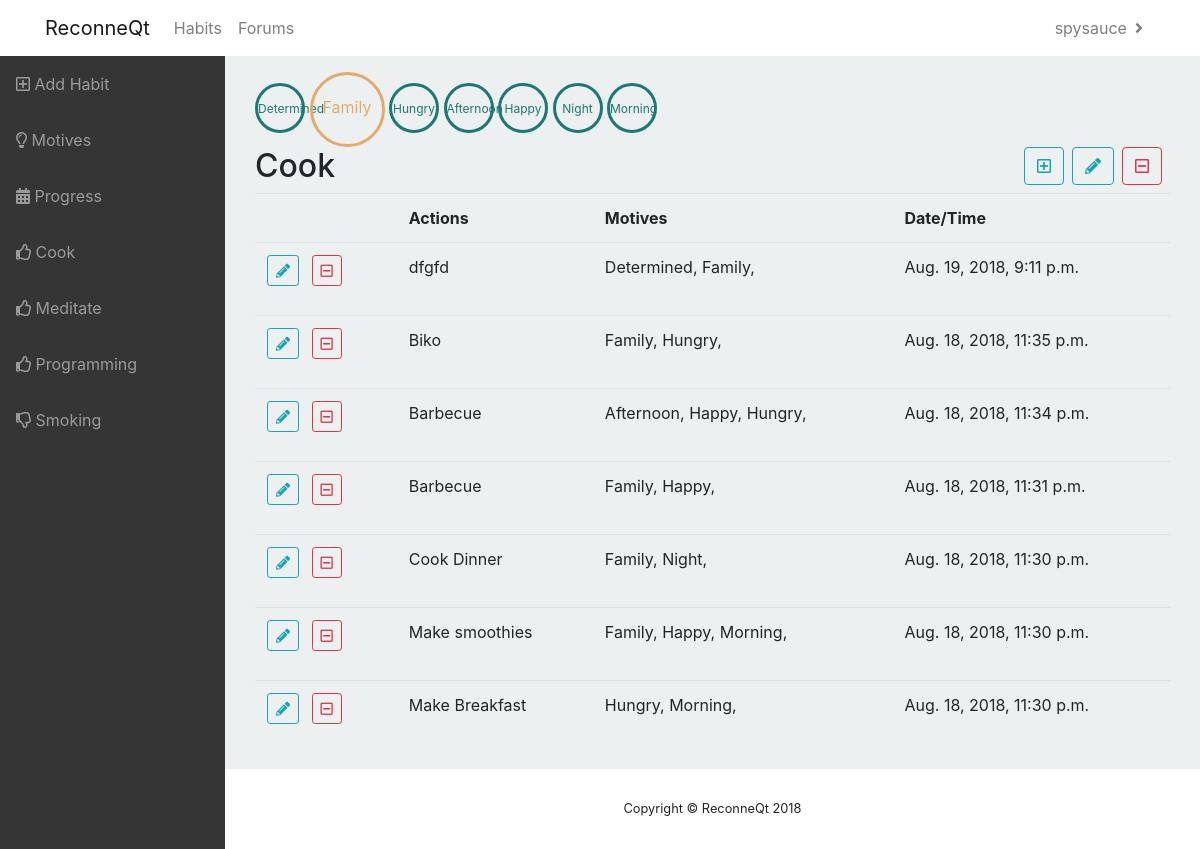
The page /reconneqt/habits/2/ (signed in) on the database its author committed.
### habits/models.py (models this page shows)
class Habit(models.Model):
    habit_name = models.CharField(max_length=30)
    good_habit = models.BooleanField(default=False)
    user = models.ForeignKey(User, on_delete=models.CASCADE)
    def __str__(self):
        return self.habit_name
    class Meta:
        ordering = ('habit_name',)

class Motive(models.Model):
    motive_name = models.CharField(max_length=100)
    user = models.ForeignKey(User, on_delete=models.CASCADE)
    def __str__(self):
        return self.motive_name
    class Meta:
        ordering = ('motive_name',)

class Action(models.Model):
    action_name = models.CharField(max_length=100)
    habit_action = models.ForeignKey('Habit', on_delete=models.CASCADE)
    motives = models.ManyToManyField('Motive')
    action_time = models.DateTimeField(auto_now_add=True)
    user = models.ForeignKey(User, on_delete=models.CASCADE)
    def __str__(self):
        return self.action_name

### habits/views/habits.py (the view)
# urls.py: path('habits/<int:habit_id>/', views.habit_detail, name='habit_detail'),
@login_required
def habit_detail(request, habit_id):
    try:
        user_id = int(request.user.id)
        habit_list = Habit.objects.filter(user_id=user_id)
        habit = Habit.objects.get(pk=habit_id)
        action_list = Action.objects.filter(user_id=user_id).filter(habit_action=habit_id).order_by('-action_time')
        occurence = {}
        num_motives = 0
        for a in action_list:
            for m in a.motives.all():
                num_motives += 1
                if m in occurence:
                    occurence[m] += 1
                else:
                    occurence[m] = 1
        context = {
            'habit_id': habit_id,
            'habit': habit,
            'habit_list': habit_list,
            'action_list': action_list,
            'num_motives': num_motives,
            'occurence': occurence
        }
    except Habit.DoesNotExist:
        raise Http404("Habit does not exist")
    return render(request, 'habits/habit_detail.html', context)

### habits/templatetags/habit_filters.py (called while the page is built)
@register.filter(name='get_occurence')
def get_occurence(value, total):
    percentage = (value / total) * 100
    if percentage <= 25:
        return "sm"
    elif percentage > 65:
        return "lg"
    else:
        return "md"

### habits/templates/habits/habit_detail.html
{% extends "habits/base_habits.html" %}
{% load habit_filters %}
{% block dynamic_menu %}
  {% for habit in habit_list %}
  <li class="nav-item">
    {% if habit.good_habit %}
    <a href="{% url 'habit_detail' habit.id %}" class="nav-link">
      <i class="far fa-thumbs-up"></i>
      <span>{{ habit.habit_name }}</span>
    </a>
    {% else %}
    <a href="{% url 'habit_detail' habit.id %}" class="nav-link">
      <i class="far fa-thumbs-down"></i>
      <span>{{ habit.habit_name }}</span>
    </a>
    {% endif %}
  </li>
  {% endfor %}
{% endblock %}
{% block main %}
<div id="occurences" class="container-fluid">
  {% for key, value in occurence.items %}
  <div class="{{ value|get_occurence:num_motives }}-circle">{{ key }}</div>
  {% endfor %}
</div>
<div id="habit-details" class="container-fluid">
  <span data-toggle="modal">
    <a data-form="{% url 'habit_delete' habit.pk %}" href="#" class="btn btn-outline-danger mr-2" style="float:right" role="button" data-toggle="tooltip" data-target="#modal" data-placement="bottom" id="delete-habit-button" title="Delete {{ habit }}">
      <i class="far fa-minus-square"></i>
    </a>
  </span>
  <span data-toggle="modal">
    <a id="edit-habit-button" data-form="{% url 'habit_edit' habit_id=habit_id %}" href="#" class="btn btn-outline-info mr-2" style="float:right" role="button" data-toggle="tooltip" data-target="#modal" data-placement="bottom" title="Edit {{ habit }}">
      <i class="fas fa-pencil-alt"></i>
    </a>
  </span>
  <span data-toggle="modal">
    <a id="new-action-button" data-form="{% url 'action_new' habit_id=habit_id %}" href="#" class="btn btn-outline-info mr-2" style="float:right" role="button" data-toggle="tooltip" data-target="#modal" data-placement="bottom" title="Add an action">
      <i class="far fa-plus-square"></i>
    </a>
  </span>
  <h2>{{ habit }}</h2>
  <table class="table">
    <tr>
      <th></th>
      <th>Actions</th>
      <th>Motives</th>
      <th>Date/Time</th>
    </tr>
    {% for action in action_list %}
    <tr>
      <td>
        <span data-toggle="modal">
          <a data-form="{% url 'action_edit' habit_id=habit.id pk=action.pk %}" href="#" class="edit-action-button btn btn-outline-info mr-2 btn-sm" role="button" data-toggle="tooltip" data-target="#modal" data-placement="bottom" title="Edit {{ action }}">
            <i class="fas fa-pencil-alt"></i>
          </a>
        </span>
        <a href="{% url 'action_delete' pk=action.pk %}" class="btn btn-outline-danger mr-2 btn-sm" role="button" data-toggle="tooltip" data-placement="bottom" title="Delete {{ action }}">
          <i class="far fa-minus-square"></i>
        </a>
      </td>
      <td>
        {{ action }}<br/><br/>
      </td>
      <td>
        {% for t in action.motives.all %}
        {{ t }},
        {% endfor %}
      </td>
      <td>{{ action.action_time }}</td>
    </tr>
    {% endfor %}
  </table>
  {% endblock %}

### habits/templates/habits/base_template.html (shortened to what this page needs)
{% load static %}
<!doctype html>
<html lang="en">
  <head>
    <link rel="stylesheet" href="https://maxcdn.bootstrapcdn.com/bootstrap/4.0.0/css/bootstrap.min.css"
>
    <link rel="stylesheet" href="https://use.fontawesome.com/releases/v5.2.0/css/all.css">
    <link href="{% static 'habits/css/landing-page.css' %}" rel="stylesheet">
    <link href="{% static 'habits/css/bootstrap-datepicker3.min.css' %}" rel="stylesheet">
    {% block css %}{% endblock %}
  </head>
  <body>
    <nav class="navbar navbar-expand-md navbar-light static-top">
      <div class="container">
        <a class="navbar-brand" href="{% url 'index' %}">ReconneQt</a>
        <div class="collapse navbar-collapse" id="navbarsExampleDefault">
          <ul class="navbar-nav mr-auto">
            {% if not user.is_anonymous %}
            <li class="nav-item">
              <a class="nav-link" href="{% url 'progress' %}">Habits</a>
            </li>
            {% endif %}
            <li class="nav-item">
              <a class="nav-link" href="{% url 'forum' %}">Forums</a>
            </li>
          </ul>
          <ul class="navbar-nav">
            {% if not user.is_anonymous %}
            <li class="nav-item dropdown">
                <a class="nav-link dropdown-toggle float-right" href="http://example.com" id="userdropdown"
                data-toggle="dropdown" aria-haspopup="true" aria-expanded="false">{{ user.get_username }}</a>
            </li>
            {% else %}
            <li class="nav-item">
              <a class="nav-link" href="{% url 'login' %}?next={{request.path}}">Login</a>
            </li>
            {% endif %}
          </ul>
        </div>
      </div>
    </nav>
    {% block content %}{% endblock %}
  </body>
</html>

### habits/static/habits/css/sb-admin.css (style rules this page uses)
html { position: relative; min-height: 100%; }
body { height: 100%; }
.navbar-nav .nav-item.dropdown .dropdown-toggle::after { width: 1rem; text-align: center; float: right; vertical-align: 0; border: 0; font-weight: 900; content: '\f105'; font-family: 'Font Awesome 5 Free'; }
.sidebar .nav-item:last-child { margin-bottom: 1rem; }
.sidebar .nav-item .nav-link { text-align: center; padding: 0.75rem 1rem; width: 90px; }
.sidebar .nav-item .nav-link span { font-size: 0.65rem; display: block; }
.sidebar .nav-item .nav-link { color: rgba(255, 255, 255, 0.5); }
@media (min-width: 768px) { .sidebar .nav-item .nav-link { display: block; width: 100%; text-align: left; padding: 1rem; width: 225px; } }
@media (min-width: 768px) { .sidebar .nav-item .nav-link span { font-size: 1rem; display: inline; } }
:root { --input-padding-x: 0.75rem; --input-padding-y: 0.75rem; }

### habits/static/habits/css/starter-template.css (style rules this page uses)
body { overflow-x: hidden; background: #fff; }
.sm-circle { width:50px; height:50px; border-radius:50px; font-size:12px; color:#1D7874; line-height:45px; text-align:center; border:3px solid #1D7874; display:inline-block; }
.md-circle { width:75px; height:75px; border-radius:45px; font-size:1rem; color:#E6AA68; line-height:65px; text-align:center; border:3px solid #E6AA68; display:inline-block; }

### rows shown on the page
Habit: habit_name "Cook"
Habit: habit_name "Meditate"
Habit: habit_name "Programming"
Habit: habit_name "Smoking"
Motive: motive_name "Determined"
Motive: motive_name "Family"
Motive: motive_name "Hungry"
Motive: motive_name "Afternoon"
Motive: motive_name "Happy"
Motive: motive_name "Night"
Motive: motive_name "Morning"
Action: action_name "dfgfd", action_time "Aug. 19, 2018, 9:11 p.m."
Action: action_name "Biko", action_time "Aug. 18, 2018, 11:35 p.m."
Action: action_name "Barbecue", action_time "Aug. 18, 2018, 11:34 p.m."
Action: action_name "Barbecue", action_time "Aug. 18, 2018, 11:31 p.m."
Action: action_name "Cook Dinner", action_time "Aug. 18, 2018, 11:30 p.m."
Action: action_name "Make smoothies", action_time "Aug. 18, 2018, 11:30 p.m."
Action: action_name "Make Breakfast", action_time "Aug. 18, 2018, 11:30 p.m."

### other values the page prints
{{ user.get_username }} "spysauce"
